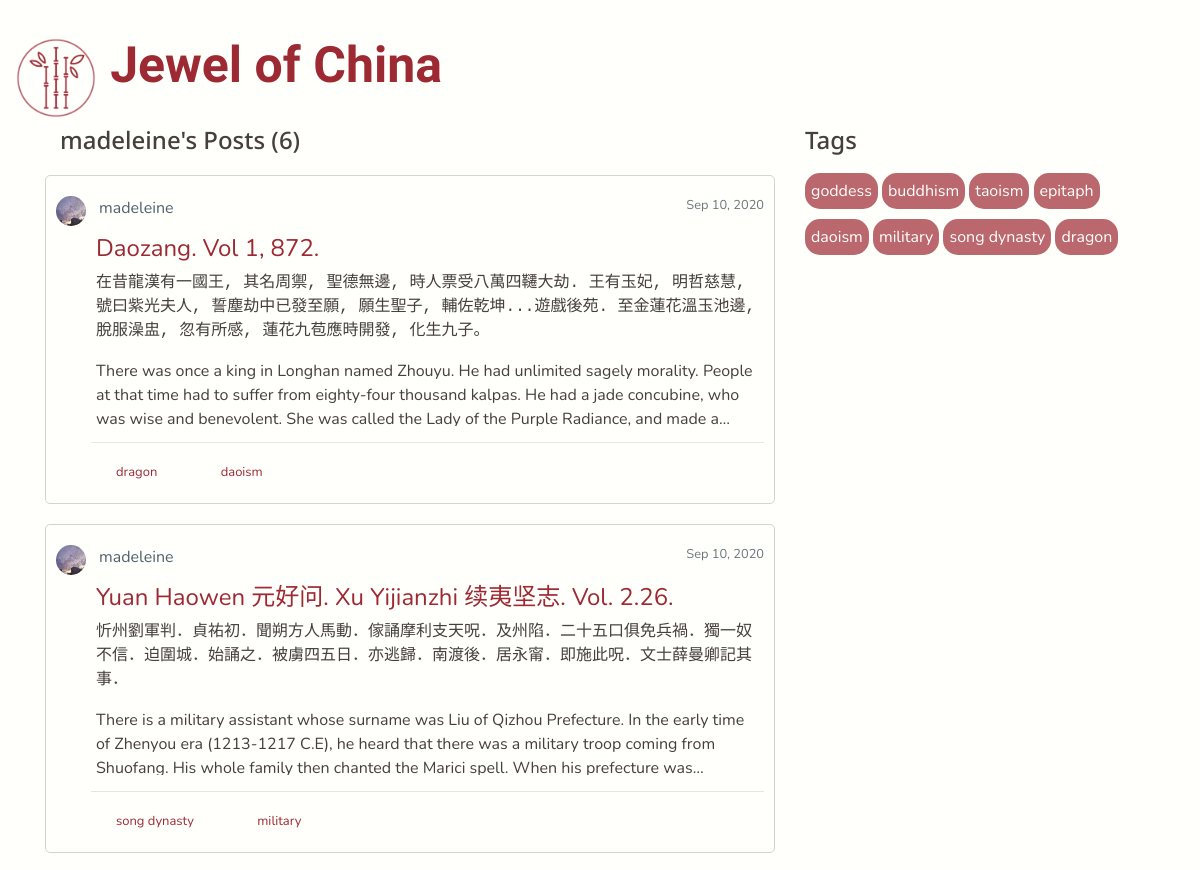
The page /user/madeleine (upper part) on the database as committed earlier.
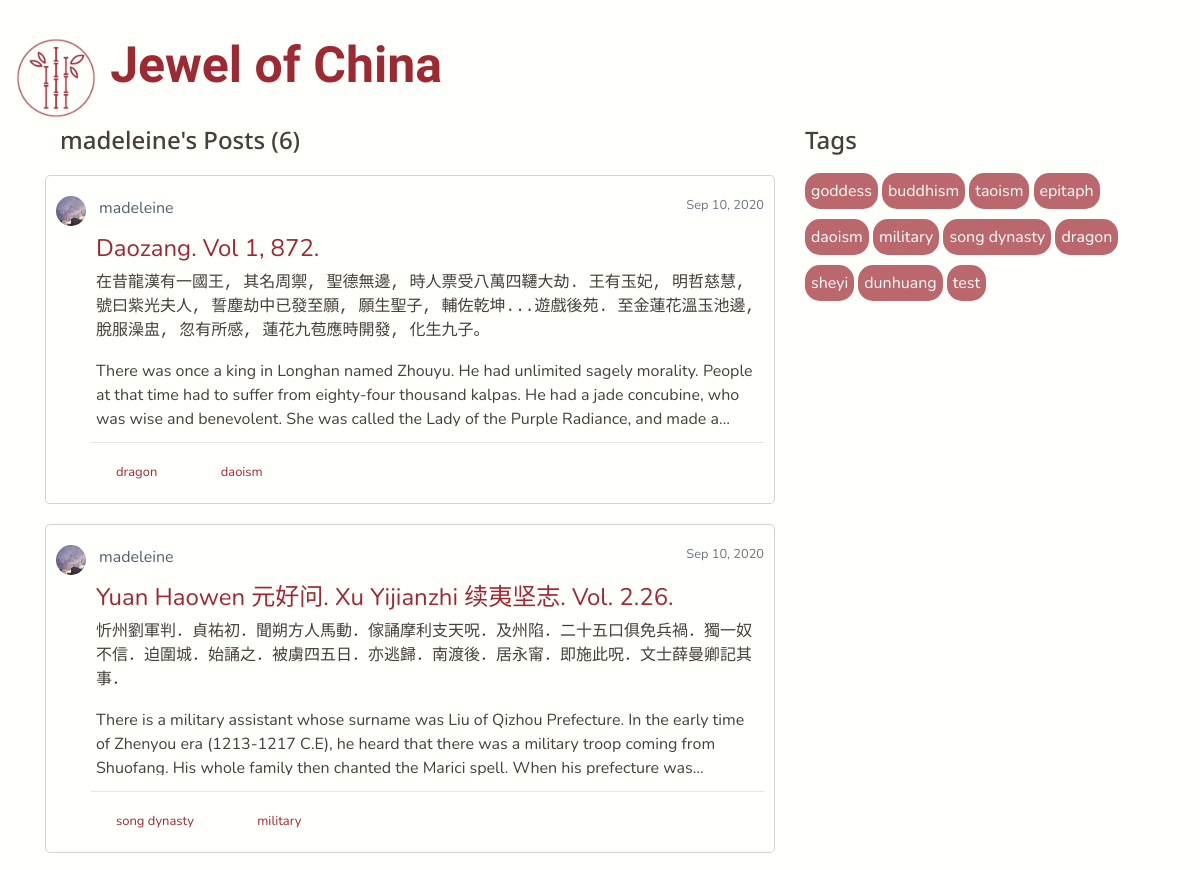
The same page on the database as committed later.
### flaskwebsite/models.py (models this page shows, shortened)
class Post(db.Model):
    post_id = db.Column(db.Integer, primary_key=True)
    title = db.Column(db.String(100), nullable=False)
    date_posted = db.Column(db.DateTime, nullable=False, default=datetime.utcnow)
    chinese_content = db.Column(db.Text, nullable=False)
    content = db.Column(db.Text, nullable=False)
    user_id = db.Column(db.Integer, db.ForeignKey('user.id'), nullable=False)
    tags = db.relationship('Tag', secondary=tags, backref=db.backref('post_tags', lazy='dynamic'))
    comments = db.relationship('Comment', backref='comments', lazy=True)

class User(db.Model, UserMixin):
    id = db.Column(db.Integer, primary_key=True)
    username = db.Column(db.String(20), unique=True, nullable=False)
    email = db.Column(db.String(120), unique=True, nullable=False)
    image_file = db.Column(db.String(20), nullable=False, default='default.jpg')
    password = db.Column(db.String(60), nullable=False)
    posts = db.relationship('Post', backref='author', lazy=True)

class Tag(db.Model):
    tag_id = db.Column(db.Integer, primary_key=True)
    name = db.Column(db.String(20))

### flaskwebsite/routes.py (the view)
@app.route('/user/<string:username>')
def user_posts(username):
    tags = Tag.query.all()
    page = request.args.get('page', 1, type=int)
    user = User.query.filter_by(username=username).first_or_404()
    posts = Post.query.filter_by(author=user)\
        .order_by(Post.date_posted.desc())\
        .paginate(page=page, per_page=5)
    return render_template('user_posts.html', posts=posts, tags=tags, user=user)

### flaskwebsite/templates/user_posts.html (shortened to what this page needs)
{% extends "layout.html" %}
{% block content %}
    <div class="container">
        <div class="row">
            <div class="col-lg-8 mb-3">
                <h3><div class="container post-section">{{ user.username }}'s Posts ({{posts.total}})</div></h3>
                {% for post in posts.items %}
                    <article class="media post">
                        <img class="rounded-circle article-img" src="{{url_for('static',
                         filename='profile_pics/' + post.author.image_file)}}">
                        <div class="media-body">
                            <div class="article-metadata">
                                <a class="article-author ml-2" href="#">{{ post.author.username }}</a>
                                <small class="text-muted time">{{ post.date_posted.strftime('%b %d, %Y')}}</small>
                            </div>
                                <a class="article-title" href="{{url_for('post', post_id=post.post_id)}}">{{ post.title }}</a>
                                <p class="chinese limit">{{ post.chinese_content|safe }}</p>
                                <p class="article-content limit">{{ post.content|safe }}</p>
                            <hr>
                                {% for tag in post.tags %}
                                    <a href="{{ url_for('search_tag', tag=tag.name)}}" class="col-sm-1 tag">
                                    {{ tag.name }}
                                    </a>
                                {% endfor %}
                        </div>
                    </article>
                {% endfor %}
            </div>
            <div class="col-lg-4 mb-3">
                <h3 class="post-section">Tags</h3>
                {% for tag in tags %}
                    <a href="{{ url_for('search_tag', tag=tag.name)}}" class="btn tags-section">
                        {{ tag.name }}
                    </a>
                {% endfor %}
            </div>
        </div>
    </div>
{% endblock %}

Rows that differ between the two databases and show on the page:
added Tag: name "sheyi", shown under "Tags"
added Tag: name "dunhuang", shown under "Tags"
added Tag: name "test", shown under "Tags"
